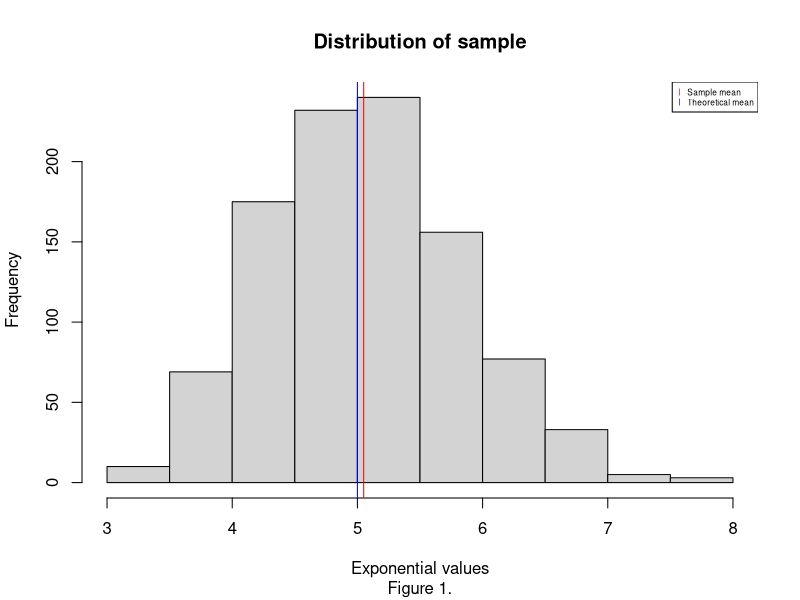
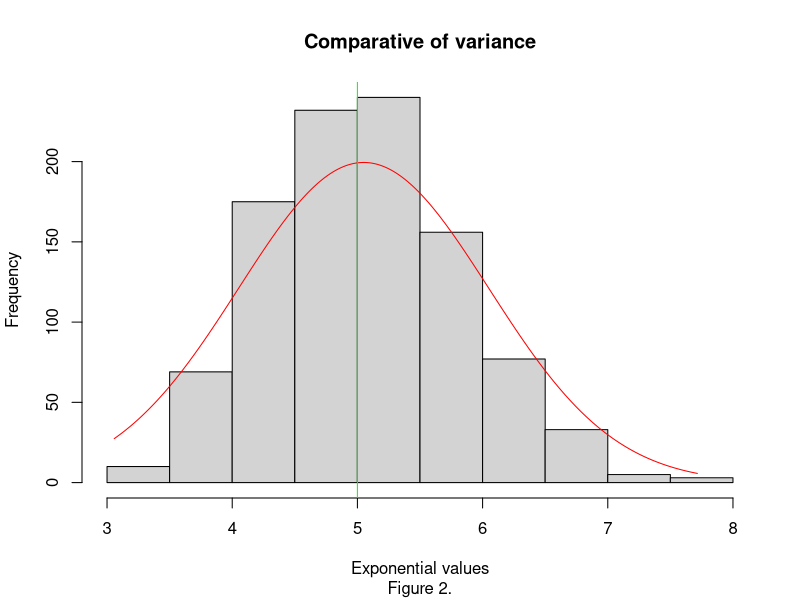
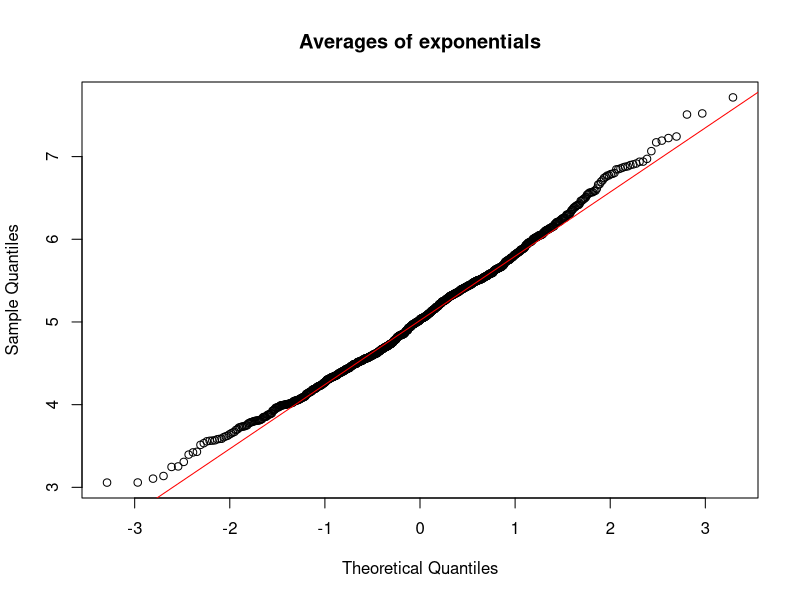

R code for these plots, in order:
## ---- chunk 1
##Code 1: Calculate the sample
lambda = 0.2
n = 40 #number of means
sampleSize = 1000 #size of the sample
sample = NULL
#for (i in 1:sampleSize) sample = c(sample, rexp(sampleSize,lambda))
for (i in 1 : sampleSize) sample = c(sample, mean(rexp(n,lambda)))

#Code 2: Calculate the mean of the sample
sampleMean = mean(sample)
## ---- chunk 2
#Code 3: Calculate the theoretical mean
lambda = 0.2
mu = 1/lambda
theoMean = mu
## ---- chunk 3
#Code 4: Calculate the sample variance
n=40
sampleVar = sqrt(sum((sample-sampleMean)^2)/(n-1))
## ---- chunk 4
#Code 5: Calculate Theoretical variance.
n = 40
lambda = 0.2
sd = (1/lambda)
theoVar = sd^2/sqrt(n)
## ---- chunk 5
#Code Figure 1: Generation of graphic of sample, sample mean and theoretical mean
hist(sample, main="Distribution of sample", xlab="Exponential values")
title(sub="Figure 1.")
legend("topright", legend = c("Sample mean", "Theoretical mean"), col = c("red", "blue"), pch="l", cex=0.5)
abline(v=sampleMean, col="red")
abline(v=theoMean, col="blue")
## ---- chunk 6
#Code Figure 2: Comparative of variances
#Generate histogram
h <- hist(sample, main="Comparative of variance", 
     xlab="Exponential values")
title(sub="Figure 2.")
#Calculate normal distribution for the sample
x <- seq(min(sample),max(sample),length=1000)
y <- dnorm(x,mean=sampleMean, sd=1)
y <- y*(h$counts/h$density)
#Print normal distribution
lines(x, y, col="red", lwd=1)
abline(v=theoMean, col="green")
## ---- chunk 7
#Code Figure 3: Comparative qqplot between large collection of random exponentials 
#Generate figure
qqnorm(sample, main = "Averages of exponentials")
qqline(sample, col="red")
